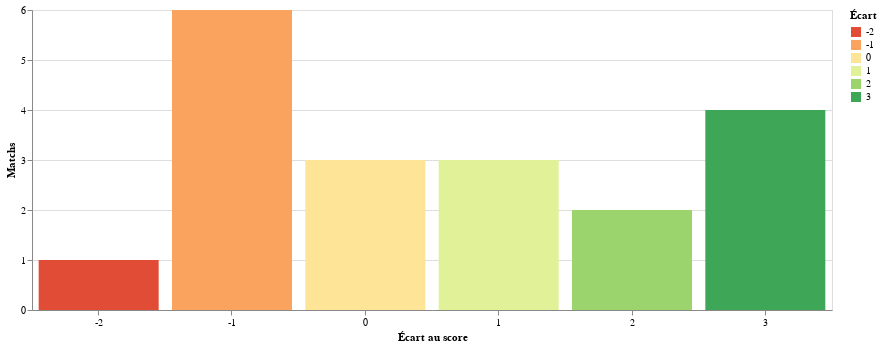

Notebook code for this chart:
### Code cell
alt.Chart(matchs_saison[["Ecart"]]).mark_bar().encode(
    x=alt.X("Ecart:O", title="Écart au score", axis=alt.Axis(labelAngle=0)),
    y=alt.Y("count():Q", title="Matchs"),
    color=alt.Color("Ecart:O", scale=alt.Scale(scheme="redyellowgreen"), title='Écart'),
    tooltip=[alt.Tooltip("Ecart:O", title="Écart au score"), alt.Tooltip("count():Q", title="Nb Matches")]
).properties(
    width=DEFAULT_WIDTH
)

### Figure 1 — Vega-Lite specification as saved in the notebook (floating-point values rounded to 4 significant figures)
{"config": {"view": {"continuousWidth": 400, "continuousHeight": 300}}, "data": {"name": "data-0a5ee7cecdd64dca1a450529c338fbfa"}, "mark": "bar", "encoding": {"color": {"field": "Ecart", "scale": {"scheme": "redyellowgreen"}, "title": "Écart", "type": "ordinal"}, "tooltip": [{"field": "Ecart", "title": "Écart au score", "type": "ordinal"}, {"aggregate": "count", "title": "Nb Matches", "type": "quantitative"}], "x": {"axis": {"labelAngle": 0}, "field": "Ecart", "title": "Écart au score", "type": "ordinal"}, "y": {"aggregate": "count", "title": "Matchs", "type": "quantitative"}}, "width": 800, "$schema": "https://vega.github.io/schema/vega-lite/v4.17.0.json", "datasets": {"data-0a5ee7cecdd64dca1a450529c338fbfa": [{"Ecart": 0}, {"Ecart": 1}, {"Ecart": 3}, {"Ecart": 1}, {"Ecart": 2}, {"Ecart": 3}, {"Ecart": -2}, {"Ecart": 1}, {"Ecart": -1}, {"Ecart": 3}, {"Ecart": 3}, {"Ecart": -1}, {"Ecart": 2}, {"Ecart": -1}, {"Ecart": 0}, {"Ecart": -1}, {"Ecart": -1}, {"Ecart": 0}, {"Ecart": -1}]}}
